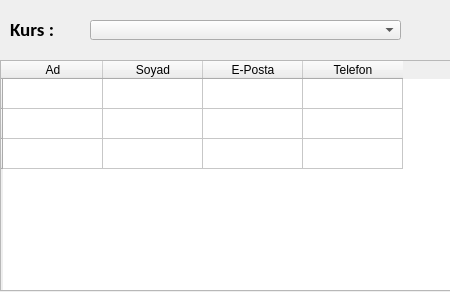
<?xml version="1.0" encoding="UTF-8"?>
<ui version="4.0">
 <class>Form</class>
 <widget class="QWidget" name="Form">
  <property name="geometry">
   <rect>
    <x>0</x>
    <y>0</y>
    <width>450</width>
    <height>292</height>
   </rect>
  </property>
  <property name="windowTitle">
   <string>Kurs Listesi</string>
  </property>
  <widget class="QTableWidget" name="tablo">
   <property name="geometry">
    <rect>
     <x>0</x>
     <y>60</y>
     <width>451</width>
     <height>231</height>
    </rect>
   </property>
   <row>
    <property name="text">
     <string/>
    </property>
   </row>
   <row>
    <property name="text">
     <string/>
    </property>
   </row>
   <row>
    <property name="text">
     <string/>
    </property>
   </row>
   <column>
    <property name="text">
     <string>Ad</string>
    </property>
   </column>
   <column>
    <property name="text">
     <string>Soyad</string>
    </property>
   </column>
   <column>
    <property name="text">
     <string>E-Posta</string>
    </property>
   </column>
   <column>
    <property name="text">
     <string>Telefon</string>
    </property>
   </column>
  </widget>
  <widget class="QComboBox" name="kursBox">
   <property name="geometry">
    <rect>
     <x>90</x>
     <y>20</y>
     <width>311</width>
     <height>20</height>
    </rect>
   </property>
   <property name="font">
    <font>
     <family>Calibri</family>
     <pointsize>12</pointsize>
    </font>
   </property>
  </widget>
  <widget class="QLabel" name="label">
   <property name="geometry">
    <rect>
     <x>10</x>
     <y>10</y>
     <width>81</width>
     <height>39</height>
    </rect>
   </property>
   <property name="font">
    <font>
     <family>Calibri</family>
     <pointsize>14</pointsize>
     <weight>75</weight>
     <bold>true</bold>
    </font>
   </property>
   <property name="text">
    <string>Kurs :</string>
   </property>
  </widget>
 </widget>
 <resources/>
 <connections/>
</ui>
